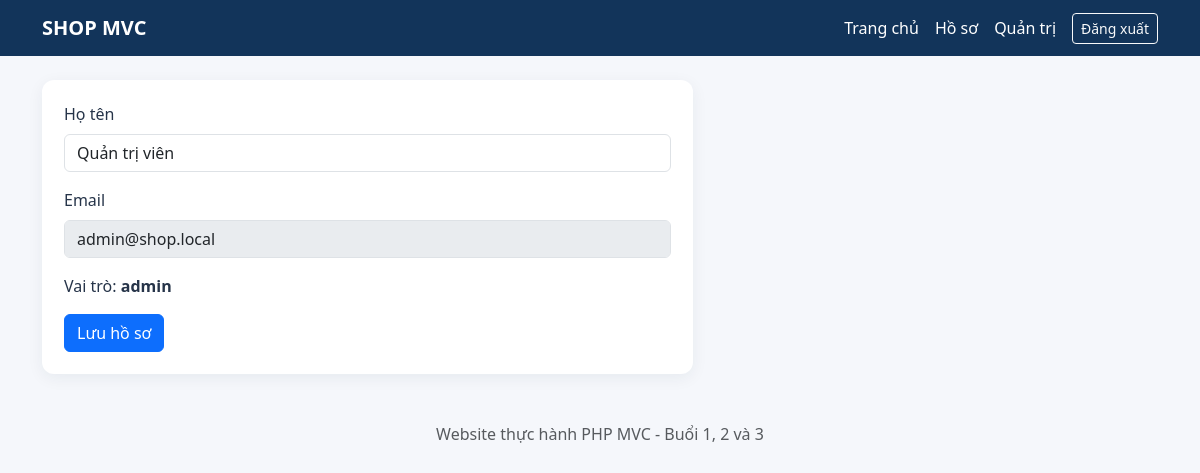
/public/account/profile (signed in), run on the app's committed database.
### tables this page shows
CREATE TABLE users (
 id INT AUTO_INCREMENT PRIMARY KEY,
 name VARCHAR(120) NOT NULL,
 email VARCHAR(190) NOT NULL UNIQUE,
 password VARCHAR(255) NOT NULL,
 role ENUM('admin','staff','customer') NOT NULL DEFAULT 'customer',
 status ENUM('active','locked') NOT NULL DEFAULT 'active',
 created_at TIMESTAMP DEFAULT CURRENT_TIMESTAMP
);

### app/core/Controller.php (called while the page is built, shortened)
<?php
class Controller {
    protected function view(string $path, array $data = []): void {
        extract($data);
        $viewFile = __DIR__ . '/../views/' . $path . '.php';
        ob_start(); require $viewFile; $content = ob_get_clean();
        require __DIR__ . '/../views/layouts/main.php';
    }
}

### app/controllers/AccountController.php (called while the page is built, shortened)
<?php
class AccountController extends Controller {
    public function profile(): void {
        Auth::requireLogin(); $user=User::find((int)Auth::user()['id']);
        $this->view('account/profile',['pageTitle'=>'Hồ sơ cá nhân','user'=>$user]);
    }
}

### app/core/App.php (called while the page is built, shortened)
<?php
class App {
    public function run(): void {
        $url = trim($_GET['url'] ?? '', '/');
        $parts = $url === '' ? ['home', 'index'] : explode('/', $url);
        $isAdmin = ($parts[0] ?? '') === 'admin';
        if ($isAdmin) {
            array_shift($parts);
            $controllerPart = $parts[0] ?? 'dashboard';
            $action = $parts[1] ?? 'index';
            $params = array_slice($parts, 2);
            $class = 'Admin' . str_replace(' ', '', ucwords(str_replace(['-', '_'], ' ', $controllerPart))) . 'Controller';
            $file = __DIR__ . '/../controllers/admin/' . $class . '.php';
        } else {
            $action = $parts[1] ?? 'index';
            $params = array_slice($parts, 2);
        }
        (new $class())->$action(...$params);
    }
}

### public/index.php (called while the page is built, shortened)
<?php
require_once __DIR__ . '/../app/core/helpers.php';
spl_autoload_register(function($class) {
    $paths=[__DIR__.'/../app/core/'.$class.'.php',__DIR__.'/../app/models/'.$class.'.php',__DIR__.'/../app/services/'.$class.'.php',__DIR__.'/../app/controllers/'.$class.'.php',__DIR__.'/../app/controllers/admin/'.$class.'.php'];
    foreach($paths as $path) if(file_exists($path)) { require_once $path; return; }
});
try { (new App())->run(); }
catch(Throwable $e) { error_log((string)$e); http_response_code(500); echo '<h1>Lỗi hệ thống</h1><p>Kiểm tra Apache/PHP error log để biết chi tiết.</p>'; }

### app/core/Auth.php (called while the page is built, shortened)
<?php
class Auth {
    public static function user(): ?array { return $_SESSION['user'] ?? null; }
}

### app/core/Database.php (called while the page is built)
<?php
class Database {
    private static ?PDO $instance = null;
    public static function getInstance(): PDO {
        if (self::$instance === null) {
            $dsn = 'mysql:host=' . DB_HOST . ';dbname=' . DB_NAME . ';charset=utf8mb4';
            self::$instance = new PDO($dsn, DB_USER, DB_PASS, [
                PDO::ATTR_ERRMODE => PDO::ERRMODE_EXCEPTION,
                PDO::ATTR_DEFAULT_FETCH_MODE => PDO::FETCH_ASSOC,
                PDO::ATTR_EMULATE_PREPARES => false
            ]);
        }
        return self::$instance;
    }
}

### app/core/Model.php (called while the page is built, shortened)
<?php
class Model {
    protected static string $table = '';
    protected static function db(): PDO { return Database::getInstance(); }
    public static function find(int $id): ?array {
        $stmt = static::db()->prepare('SELECT * FROM ' . static::$table . ' WHERE id = ? LIMIT 1');
        $stmt->execute([$id]); $row = $stmt->fetch(); return $row ?: null;
    }
}

### app/core/helpers.php (called while the page is built, shortened)
<?php
function e($value): string { return htmlspecialchars((string)$value, ENT_QUOTES, 'UTF-8'); }

### app/views/account/profile.php (the view)
<div class="form-section col-md-7"><form method="post"><?= csrf_field() ?><div class="mb-3"><label class="form-label">Họ tên</label><input class="form-control" name="name" value="<?= e($user['name']) ?>" required></div><div class="mb-3"><label class="form-label">Email</label><input class="form-control" value="<?= e($user['email']) ?>" disabled></div><p>Vai trò: <strong><?= e($user['role']) ?></strong></p><button class="btn btn-primary">Lưu hồ sơ</button></form></div>

### public/assets/css/style.css (style rules this page uses)
body { background:#f5f7fb;color:#263449 }
.form-section { background:#fff;border-radius:12px;padding:22px;box-shadow:0 4px 16px #102a4310 }

### data on the page
users: name "Quản trị viên", email "admin@shop.local", role "admin"
